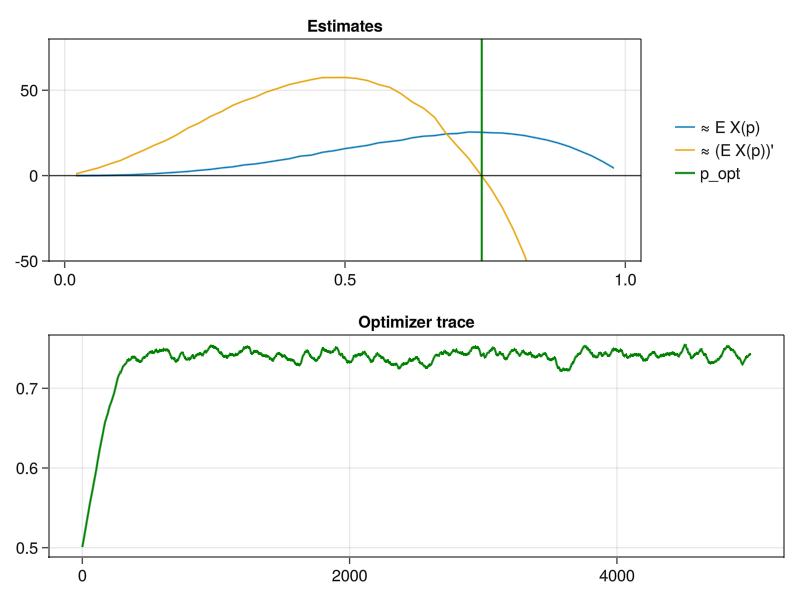

Write the Julia code that produced this figure.
# Toy expectation optimization problem 
cd(@__DIR__)
using StochasticAD, Distributions, Optimisers
import Random # hide
Random.seed!(1234) # hide
PLOT = true
if PLOT
    using GLMakie
end

# The "crazy" stochastic program from the introduction
function X(p)
    a = p * (1 - p)
    b = rand(Binomial(10, p))
    c = 2 * b + 3 * rand(Bernoulli(p))
    return a * c * rand(Normal(b, a))
end

# Maximize E[X(p)] using Adam and Optimize
p0 = [0.5]
iterations = 5000
m = StochasticAD.StochasticModel(p0, x -> -X(x)) # Formulate as minimization problem
trace = Float64[]
o = Adam()
s = Optimisers.setup(o, m)
for i in 1:iterations
    Optimisers.update!(s, m, StochasticAD.stochastic_gradient(m))
    push!(trace, m.p[])
end
p_opt = m.p[]

if PLOT
    dp = 1 / 50
    N = 1000
    ps = dp:dp:(1 - dp)
    avg = [mean(X(p) for _ in 1:N) for p in ps]
    derivative = [mean(derivative_estimate(X, p) for _ in 1:N) for p in ps]

    f = Figure()
    ax = f[1, 1] = Axis(f, title = "Estimates")
    lines!(ax, ps, avg, label = "≈ E[X(p)]")
    lines!(ax, ps, derivative, label = "≈ d/dp E[X(p)]")
    vlines!(ax, [p_opt], label = "p_opt", color = :green, linewidth = 2.0)
    hlines!(ax, [0.0], color = :black, linewidth = 1.0)

    f[1, 2] = Legend(f, ax, framevisible = false)
    ylims!(ax, (-50, 80))
    ax = f[2, 1:2] = Axis(f, title = "Optimizer trace")
    lines!(ax, trace, color = :green, linewidth = 2.0)
    save("intro.png", f)
    display(f)
end
